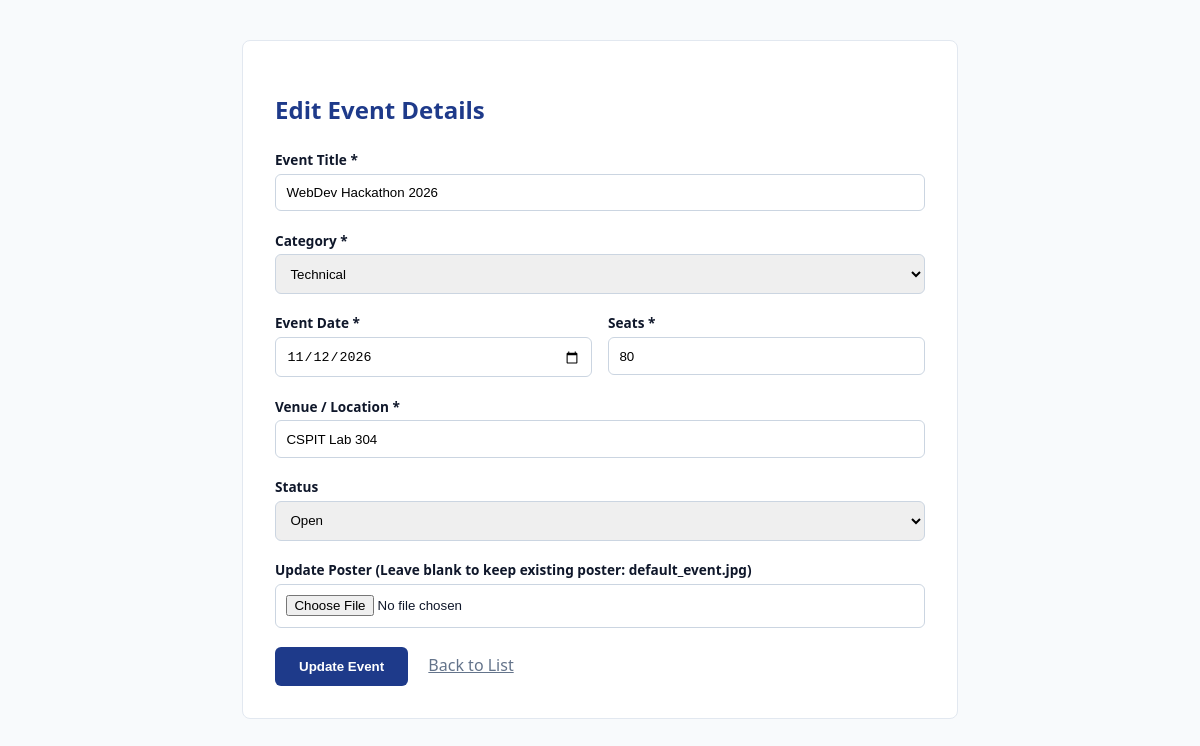
/edit_event.php?id=1, run on the app's committed database.
### tables this page shows
CREATE TABLE IF NOT EXISTS `events` (
  `id` INT AUTO_INCREMENT PRIMARY KEY,
  `title` VARCHAR(200) NOT NULL,
  `category` VARCHAR(50) NOT NULL,
  `event_date` DATE NOT NULL,
  `location` VARCHAR(150) NOT NULL,
  `seats` INT NOT NULL DEFAULT 50,
  `poster_image` VARCHAR(255) DEFAULT 'default_event.jpg',
  `status` ENUM('open', 'closed', 'cancelled') DEFAULT 'open',
  `created_at` TIMESTAMP DEFAULT CURRENT_TIMESTAMP
);

### edit_event.php (the view, shortened to what this page needs)
<?php
$conn = getDB();
$id = (int)($_GET['id'] ?? 0);
$stmt = $conn->prepare("SELECT * FROM events WHERE id = ?");
$stmt->bind_param("i", $id);
$stmt->execute();
$event = $stmt->get_result()->fetch_assoc();
?>
<!DOCTYPE html>
<html lang="en">
<head>
</head>
<body>
  <div class="card">
    <h2 style="color: #1e3a8a; margin-bottom: 1.5rem;">Edit Event Details</h2>
    <form method="POST" action="edit_event.php?id=<?= $id ?>" enctype="multipart/form-data">
      <div class="form-group">
        <label>Event Title *</label>
        <input type="text" name="title" class="form-control" value="<?= htmlspecialchars($event['title']) ?>" required />
      </div>
      <div class="form-group">
        <label>Category *</label>
        <select name="category" class="form-control" required>
          <option value="Technical" <?= $event['category'] === 'Technical' ? 'selected' : '' ?>>Technical</option>
        </select>
      </div>
      <div style="display: grid; grid-template-columns: 1fr 1fr; gap: 1rem;">
        <div class="form-group">
          <label>Event Date *</label>
          <input type="date" name="event_date" class="form-control" value="<?= htmlspecialchars($event['event_date']) ?>" required />
        </div>
        <div class="form-group">
          <label>Seats *</label>
          <input type="number" name="seats" class="form-control" value="<?= $event['seats'] ?>" required />
        </div>
      </div>
      <div class="form-group">
        <label>Venue / Location *</label>
        <input type="text" name="location" class="form-control" value="<?= htmlspecialchars($event['location']) ?>" required />
      </div>
      <div class="form-group">
        <label>Status</label>
        <select name="status" class="form-control">
          <option value="open" <?= $event['status'] === 'open' ? 'selected' : '' ?>>Open</option>
        </select>
      </div>
      <div class="form-group">
        <label>Update Poster (Leave blank to keep existing poster: <?= htmlspecialchars($event['poster_image']) ?>)</label>
        <input type="file" name="poster" class="form-control" accept=".jpg,.jpeg,.png,.webp" />
      </div>
      <button type="submit" class="btn">Update Event</button>
      <a href="index.php" style="margin-left: 1rem; color: #64748b;">Back to List</a>
    </form>
  </div>
</body>
</html>

### edit_event.php (style rules this page uses)
body { font-family: system-ui, sans-serif; background: #f8fafc; color: #0f172a; padding: 2rem; }
.card { max-width: 650px; margin: 0 auto; background: white; padding: 2rem; border-radius: 8px; border: 1px solid #e2e8f0; }
.form-group { margin-bottom: 1.2rem; }
label { display: block; font-weight: 600; font-size: 0.85rem; margin-bottom: 0.3rem; }
.form-control { width: 100%; padding: 0.65rem; border: 1px solid #cbd5e1; border-radius: 6px; box-sizing: border-box; }
.btn { background: #1e3a8a; color: white; padding: 0.75rem 1.5rem; border: none; border-radius: 6px; font-weight: 600; cursor: pointer; }

### data on the page
events: title "WebDev Hackathon 2026", category "Technical", event_date "11/12/2026", seats "80", location "CSPIT Lab 304", status "Open", poster_image "default_event.jpg"
